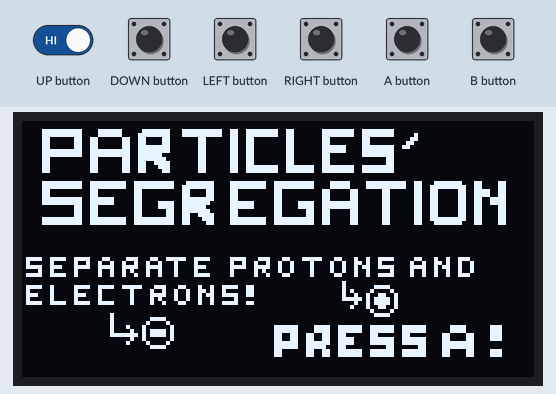
Simulated run of this sketch. Board: Arduboy, built with avr-gcc and run on an emulated ATmega32U4. On the bench: 128×64 one-colour display. The inputs (shaded band) are chosen by the test bench. Random numbers use the default seed unless the sketch sets one.

Above: at 1.2 s.
1.3 s: A button pressed for 0.15 s
At 1.51 s:
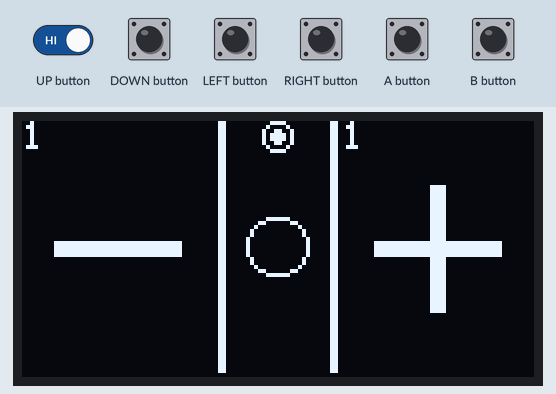
2.0 s: LEFT button pressed for 0.15 s
At 3.3 s:
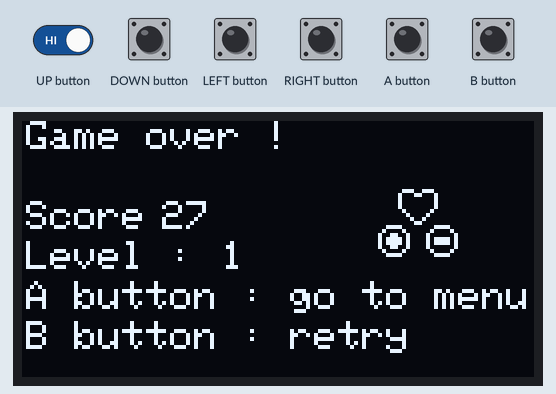
3.6 s: B button pressed for 0.15 s
At 4.13 s:
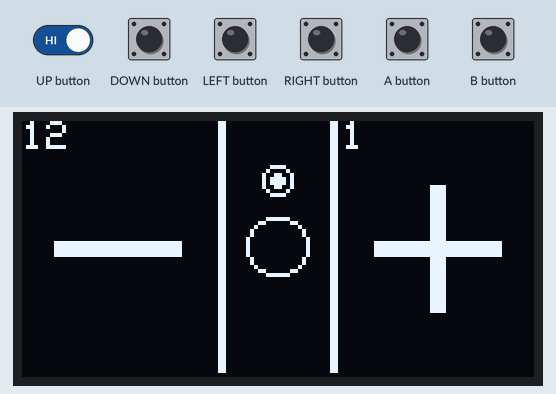
4.3 s: RIGHT button pressed for 0.15 s
At 4.78 s:
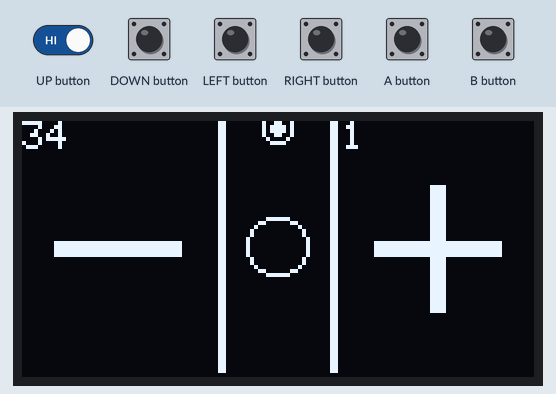
5.0 s: RIGHT button pressed for 1 s
At 7.9 s:
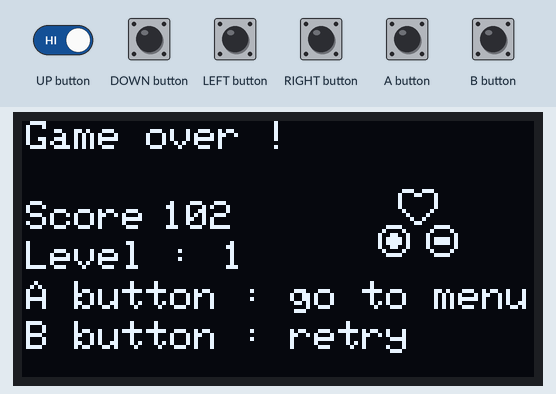
8.2 s: UP button driven LOW and B button driven LOW
At 9.05 s:
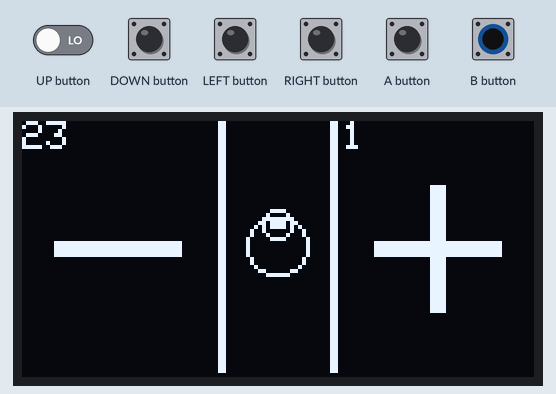
Timing chart, 0 to 11.2 s (numbered marks = the images above; inputs shaded):
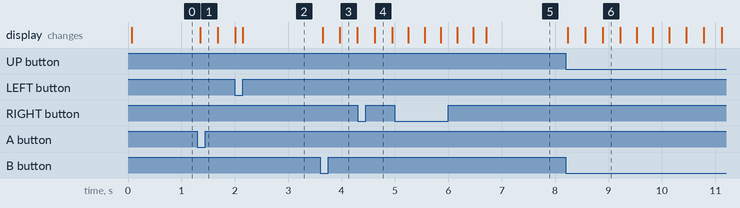

The sketch:

back_up_gjm.ino
```cpp
#include <Arduboy2.h>
#include "Particule.h"
#include "GameOver.h"
Arduboy2 arduboy; //Creation of the object arduboy
//Definition of minus, plus and bande sprites (setting)
const unsigned char minus[] PROGMEM=
{
  32, 32,
  0x00, 0x00, 0x00, 0x00, 0x00, 0x00, 0x00, 0x00, 0x00, 0x00, 0x00,
  0x00, 0x00, 0x00, 0x00, 0x00, 0x00, 0x00, 0x00, 0x00, 0x00, 0x00,
  0x00, 0x00, 0x00, 0x00, 0x00, 0x00, 0x00, 0x00, 0x00, 0x00, 0xc0,
  0xc0, 0xc0, 0xc0, 0xc0, 0xc0, 0xc0, 0xc0, 0xc0, 0xc0, 0xc0, 0xc0,
  0xc0, 0xc0, 0xc0, 0xc0, 0xc0, 0xc0, 0xc0, 0xc0, 0xc0, 0xc0, 0xc0,
  0xc0, 0xc0, 0xc0, 0xc0, 0xc0, 0xc0, 0xc0, 0xc0, 0xc0, 0x3, 0x3, 0x3,
  0x3, 0x3, 0x3, 0x3, 0x3, 0x3, 0x3, 0x3, 0x3, 0x3, 0x3, 0x3, 0x3, 0x3,
  0x3, 0x3, 0x3, 0x3, 0x3, 0x3, 0x3, 0x3, 0x3, 0x3, 0x3, 0x3, 0x3, 0x3,
  0x3, 0x00, 0x00, 0x00, 0x00, 0x00, 0x00, 0x00, 0x00, 0x00, 0x00, 0x00,
  0x00, 0x00, 0x00, 0x00, 0x00, 0x00, 0x00, 0x00, 0x00, 0x00, 0x00, 0x00,
  0x00, 0x00, 0x00, 0x00, 0x00, 0x00, 0x00, 0x00, 0x00,
  };
const unsigned char plus[] PROGMEM=
{
  32,32,
  0x00, 0x00, 0x00, 0x00, 0x00, 0x00, 0x00, 0x00, 0x00, 0x00, 0x00,
  0x00, 0x00, 0x00, 0xff, 0xff, 0xff, 0xff, 0x00, 0x00, 0x00, 0x00,
  0x00, 0x00, 0x00, 0x00, 0x00, 0x00, 0x00, 0x00, 0x00, 0x00, 0xc0,
  0xc0, 0xc0, 0xc0, 0xc0, 0xc0, 0xc0, 0xc0, 0xc0, 0xc0, 0xc0, 0xc0,
  0xc0, 0xc0, 0xff, 0xff, 0xff, 0xff, 0xc0, 0xc0, 0xc0, 0xc0, 0xc0,
  0xc0, 0xc0, 0xc0, 0xc0, 0xc0, 0xc0, 0xc0, 0xc0, 0xc0, 0x3, 0x3, 0x3,
  0x3, 0x3, 0x3, 0x3, 0x3, 0x3, 0x3, 0x3, 0x3, 0x3, 0x3, 0xff, 0xff,
  0xff, 0xff, 0x3, 0x3, 0x3, 0x3, 0x3, 0x3, 0x3, 0x3, 0x3, 0x3, 0x3,
  0x3, 0x3, 0x3, 0x00, 0x00, 0x00, 0x00, 0x00, 0x00, 0x00, 0x00, 0x00,
  0x00, 0x00, 0x00, 0x00, 0x00, 0xff, 0xff, 0xff, 0xff, 0x00, 0x00, 0x00,
  0x00, 0x00, 0x00, 0x00, 0x00, 0x00, 0x00, 0x00, 0x00, 0x00, 0x00,
};
const unsigned char bande[] PROGMEM=
{
 30,63,
 0xff, 0xff, 0x00, 0x00, 0x00, 0x00, 0x00, 0x00, 0x00, 0x00, 0x00, 0x00,
 0x00, 0x00, 0x00, 0x00, 0x00, 0x00, 0x00, 0x00, 0x00, 0x00, 0x00, 0x00,
 0x00, 0x00, 0x00, 0x00, 0xff, 0xff, 0xff, 0xff, 0x00, 0x00, 0x00, 0x00,
 0x00, 0x00, 0x00, 0x00, 0x00, 0x00, 0x00, 0x00, 0x00, 0x00, 0x00, 0x00,
 0x00, 0x00, 0x00, 0x00, 0x00, 0x00, 0x00, 0x00, 0x00, 0x00, 0xff, 0xff,
 0xff, 0xff, 0x00, 0x00, 0x00, 0x00, 0x00, 0x00, 0x00, 0x00, 0x00, 0x00,
 0x00, 0x00, 0x00, 0x00, 0x00, 0x00, 0x00, 0x00, 0x00, 0x00, 0x00, 0x00,
 0x00, 0x00, 0x00, 0x00, 0xff, 0xff, 0xff, 0xff, 0x00, 0x00, 0x00, 0x00,
 0x00, 0xe0, 0x18, 0x4, 0x2, 0x2, 0x1, 0x1, 0x1, 0x1, 0x1, 0x1, 0x2, 0x2,
 0x4, 0x18, 0xe0, 0x00, 0x00, 0x00, 0x00, 0x00, 0xff, 0xff, 0xff, 0xff,
 0x00, 0x00, 0x00, 0x00, 0x00, 0x3, 0xc, 0x10, 0x20, 0x20, 0x40, 0x40, 0x40,
 0x40, 0x40, 0x40, 0x20, 0x20, 0x10, 0xc, 0x3, 0x00, 0x00, 0x00, 0x00, 0x00,
 0xff, 0xff, 0xff, 0xff, 0x00, 0x00, 0x00, 0x00, 0x00, 0x00, 0x00, 0x00,
 0x00, 0x00, 0x00, 0x00, 0x00, 0x00, 0x00, 0x00, 0x00, 0x00, 0x00, 0x00,
 0x00, 0x00, 0x00, 0x00, 0x00, 0x00, 0xff, 0xff, 0xff, 0xff, 0x00, 0x00,
 0x00, 0x00, 0x00, 0x00, 0x00, 0x00, 0x00, 0x00, 0x00, 0x00, 0x00, 0x00,
 0x00, 0x00, 0x00, 0x00, 0x00, 0x00, 0x00, 0x00, 0x00, 0x00, 0x00, 0x00,
 0xff, 0xff, 0x7f, 0x7f, 0x00, 0x00, 0x00, 0x00, 0x00, 0x00, 0x00, 0x00,
 0x00, 0x00, 0x00, 0x00, 0x00, 0x00, 0x00, 0x00, 0x00, 0x00, 0x00, 0x00,
 0x00, 0x00, 0x00, 0x00, 0x00, 0x00, 0x7f, 0x7f,
};
//Definition of the Title Screen
const unsigned char TitleScreen[] PROGMEM=
{
  127,63,
  0x00, 0x00, 0x00, 0x00, 0x00, 0xfc, 0xfc, 0x8c, 0x8c, 0x8c, 0x8c, 0x8c, 0x8c, 0xfc, 0xfc, 0x00, 0x00, 0xf0, 0xf0, 0x8c, 0x8c, 0x8c, 0x8c, 0x8c, 0x8c, 0xf0, 0xf0, 0x00, 0x00, 0xf8, 0xfc, 0xcc, 0xcc, 0xcc, 0xcc, 0xfc, 0xfc, 0x00, 0x00, 0x00, 0xc, 0xc, 0xc, 0xc, 0xfc, 0xfc, 0xc, 0xc, 0xc, 0xc, 0x00, 0x00, 0xfc, 0xfc, 0x00, 0x00, 0xfc, 0xfc, 0xc, 0xc, 0xc, 0xc, 0xc, 0xc, 0x00, 0x00, 0xfc, 0xfc, 0x00, 0x00, 0x00, 0x00, 0x00, 0x00, 0x00, 0xfc, 0xfc, 0xcc, 0xcc, 0xcc, 0xcc, 0xc, 0xc, 0x00, 0x00, 0xfc, 0xfc, 0xcc, 0xcc, 0xcc, 0xcc, 0xcc, 0xcc, 0x00, 0x00, 0x40, 0x60, 0x30, 0x18, 0x00, 0x00, 0x00, 0x00, 0x00, 0x00, 0x00, 0x00, 0x00, 0x00, 0x00, 0x00, 0x00, 0x00, 0x00, 0x00, 0x00, 0x00, 0x00, 0x00, 0x00, 0x00, 0x00, 0x00, 0x00, 0x00, 0x00, 0x00, 0x00, 0x00, 0x00, 0x00, 0x00, 0x9f, 0x9f, 0x81, 0x81, 0x81, 0x81, 0x81, 0x81, 0x81, 0x81, 0x00, 0x00, 0x9f, 0x9f, 0x81, 0x81, 0x81, 0x81, 0x81, 0x81, 0x9f, 0x1f, 0x00, 0x80, 0x9f, 0x9f, 0x83, 0x83, 0x87, 0x8f, 0x9e, 0x9c, 0x80, 0x00, 0x00, 0x00, 0x80, 0x80, 0x80, 0x9f, 0x9f, 0x80, 0x80, 0x00, 0x00, 0x00, 0x00, 0x9f, 0x9f, 0x80, 0x80, 0x9f, 0x9f, 0x98, 0x98, 0x98, 0x18, 0x18, 0x98, 0x80, 0x80, 0x9f, 0x9f, 0x98, 0x98, 0x98, 0x98, 0x98, 0x00, 0x00, 0x1f, 0x1f, 0x98, 0x98, 0x98, 0x98, 0x98, 0x18, 0x00, 0x00, 0x19, 0x99, 0x99, 0x99, 0x99, 0x99, 0x9f, 0x9f, 0x80, 0x80, 0x80, 0x00, 0x00, 0x80, 0x80, 0x00, 0x00, 0x00, 0x80, 0x80, 0x80, 0x80, 0x80, 0x80, 0x80, 0x00, 0x00, 0x00, 0x80, 0x80, 0x00, 0x00, 0x00, 0x00, 0x80, 0x80, 0x00, 0x00, 0x00, 0x00, 0x00, 0x00, 0x00, 0x00, 0x00, 0x00, 0x00, 0x1f, 0x1f, 0x19, 0x19, 0x19, 0x19, 0x19, 0x19, 0xf9, 0xf9, 0x00, 0x00, 0xff, 0xff, 0x19, 0x19, 0x19, 0x19, 0x1, 0x1, 0x1, 0x00, 0x00, 0xff, 0xff, 0x1, 0x1, 0x1, 0x1, 0x31, 0x31, 0xf1, 0xf1, 0x00, 0x00, 0xff, 0xff, 0x79, 0x79, 0xf9, 0xf9, 0xdf, 0x8f, 0x00, 0x00, 0x00, 0x00, 0xff, 0xff, 0x31, 0x31, 0x31, 0x31, 0x1, 0x1, 0x1, 0x00, 0x00, 0xff, 0xff, 0x1, 0x1, 0x1, 0x1, 0x31, 0x31, 0xf1, 0xf1, 0x00, 0x00, 0xfe, 0xfe, 0x31, 0x31, 0x31, 0x31, 0x31, 0xfe, 0xfe, 0x00, 0x00, 0x1, 0x1, 0x1, 0x1, 0xff, 0xff, 0x1, 0x1, 0x1, 0x1, 0x00, 0x00, 0xff, 0xff, 0x00, 0x00, 0xff, 0xff, 0x1, 0x1, 0x1, 0x1, 0x1, 0xff, 0xff, 0x00, 0x00, 0xff, 0xff, 0x6, 0x6, 0x18, 0x18, 0xff, 0xff, 0x00, 0x00, 0x00, 0x00, 0x00, 0x00, 0x00, 0x00, 0x00, 0x00, 0x00, 0x3, 0x3, 0x3, 0x3, 0x3, 0x3, 0x3, 0x3, 0x3, 0x3, 0x00, 0x00, 0x3, 0x3, 0x3, 0x3, 0x3, 0x3, 0x3, 0x3, 0x3, 0x00, 0x00, 0x3, 0x3, 0x3, 0x3, 0x3, 0x3, 0x3, 0x3, 0x3, 0x3, 0x00, 0x00, 0x3, 0x3, 0x00, 0x00, 0x00, 0x1, 0x3, 0x3, 0x00, 0x00, 0x00, 0x00, 0x3, 0x3, 0x3, 0x3, 0x3, 0x3, 0x3, 0x3, 0x3, 0x00, 0x00, 0x3, 0x3, 0x3, 0x3, 0x3, 0x3, 0x3, 0x3, 0x3, 0x3, 0x00, 0x00, 0x3, 0x3, 0x00, 0x00, 0x00, 0x00, 0x00, 0x3, 0x3, 0x00, 0x00, 0x00, 0x00, 0x00, 0x00, 0x3, 0x3, 0x00, 0x00, 0x00, 0x00, 0x00, 0x00, 0x3, 0x3, 0x00, 0x00, 0x1, 0x3, 0x3, 0x3, 0x3, 0x3, 0x3, 0x3, 0x1, 0x00, 0x00, 0x3, 0x3, 0x00, 0x00, 0x00, 0x00, 0x3, 0x3, 0x00, 0x00, 0x00, 0x00, 0x00, 0x00, 0x00, 0x5c, 0x54, 0x54, 0x74, 0x00, 0x00, 0x7c, 0x54, 0x54, 0x44, 0x00, 0x00, 0x7c, 0x14, 0x14, 0x1c, 0x00, 0x00, 0x78, 0x14, 0x14, 0x78, 0x00, 0x00, 0x78, 0x14, 0x34, 0x5c, 0x00, 0x00, 0x78, 0x14, 0x14, 0x78, 0x00, 0x4, 0x4, 0x7c, 0x4, 0x4, 0x00, 0x00, 0x7c, 0x54, 0x54, 0x44, 0x00, 0x00, 0x00, 0x00, 0x00, 0x7c, 0x14, 0x14, 0x1c, 0x00, 0x00, 0x78, 0x14, 0x34, 0x5c, 0x00, 0x00, 0x38, 0x44, 0x44, 0x38, 0x00, 0x00, 0x4, 0x4, 0x7c, 0x4, 0x4, 0x00, 0x00, 0x38, 0x44, 0x44, 0x38, 0x00, 0x00, 0x7c, 0x8, 0x10, 0x7c, 0x00, 0x00, 0x5c, 0x54, 0x54, 0x74, 0x00, 0x00, 0x00, 0x00, 0x78, 0x14, 0x14, 0x78, 0x00, 0x00, 0x7c, 0x8, 0x10, 0x7c, 0x00, 0x00, 0x7c, 0x44, 0x44, 0x38, 0x00, 0x00, 0x00, 0x00, 0x00, 0x00, 0x00, 0x00, 0x00, 0x00, 0x00, 0x00, 0x00, 0x00, 0x00, 0x3e, 0x2a, 0x2a, 0x22, 0x00, 0x00, 0x3e, 0x20, 0x20, 0x20, 0x00, 0x00, 0x3e, 0x2a, 0x2a, 0x22, 0x00, 0x00, 0x3e, 0x22, 0x22, 0x22, 0x00, 0x00, 0x2, 0x2, 0x3e, 0x2, 0x2
  , 0x00, 0x00, 0x3c, 0xa, 0x1a, 0x2e, 0x00, 0x00, 0x1c, 0x22, 0x22, 0x1c, 0x00, 0x00, 0x3e, 0x4, 0x8, 0x3e, 0x00, 0x00, 0x2e, 0x2a, 0x2a, 0x3a, 0x00, 0x00, 0x2e, 0x2e, 0x00, 0x00, 0x00, 0x00, 0x00, 0x00, 0x00, 0x00, 0x00, 0x00, 0x00, 0x00, 0x00, 0x00, 0x00, 0x00, 0x00, 0x00, 0x00, 0x00, 0x00, 0x00, 0x1f, 0x10, 0x54, 0x38, 0x10, 0x00, 0x78, 0x84, 0x32, 0x7a, 0x7a, 0x32, 0x84, 0x78, 0x00, 0x00, 0x00, 0x00, 0x00, 0x00, 0x00, 0x00, 0x00, 0x00, 0x00, 0x00, 0x00, 0x00, 0x00, 0x00, 0x00, 0x00, 0x00, 0x00, 0x00, 0x00, 0x00, 0x00, 0x00, 0x00, 0x00, 0x00, 0x00, 0x00, 0x00, 0x00, 0x00, 0x00, 0x00, 0x00, 0x00, 0x00, 0x00, 0x00, 0x00, 0x00, 0x00, 0x00, 0x00, 0x00, 0x00, 0x00, 0x00, 0x00, 0x00, 0x00, 0x00, 0x00, 0x00, 0x3f, 0x20, 0x20, 0x20, 0xa8, 0x70, 0x20, 0x00, 0x78, 0x84, 0x32, 0x32, 0x32, 0x32, 0x84, 0x78, 0x00, 0x00, 0x00, 0x00, 0x00, 0x00, 0x00, 0x00, 0x00, 0x00, 0x00, 0x00, 0x00, 0x00, 0x00, 0x00, 0x00, 0x00, 0x00, 0x00, 0x00, 0x00, 0x00, 0x00, 0x00, 0xf8, 0xf8, 0x98, 0x98, 0xf8, 0xf8, 0x00, 0x00, 0xe0, 0xe0, 0x98, 0x98, 0xf8, 0xf8, 0x00, 0x00, 0xf8, 0xf8, 0xd8, 0xd8, 0x18, 0x18, 0x00, 0x00, 0xf8, 0xf9, 0xd9, 0xd9, 0xd9, 0xd8, 0x00, 0x00, 0xf8, 0xf8, 0xd8, 0xd8, 0xd8, 0xd8, 0x00, 0x00, 0x00, 0x00, 0xe0, 0xe0, 0x98, 0x98, 0x98, 0x98, 0xe0, 0xe0, 0x00, 0x00, 0x00, 0x00, 0x78, 0x78, 0x78, 0x00, 0x00, 0x00, 0x00, 0x00, 0x00, 0x00, 0x00, 0x00, 0x00, 0x00, 0x00, 0x00, 0x00, 0x00, 0x00, 0x00, 0x00, 0x00, 0x00, 0x00, 0x00, 0x00, 0x00, 0x00, 0x00, 0x00, 0x00, 0x00, 0x00, 0x00, 0x00, 0x00, 0x00, 0x00, 0x00, 0x00, 0x00, 0x00, 0x1, 0x1, 0x1, 0x1, 0x00, 0x00, 0x00, 0x00, 0x00, 0x00, 0x00, 0x00, 0x00, 0x00, 0x00, 0x00, 0x00, 0x00, 0x00, 0x00, 0x00, 0x00, 0x00, 0x00, 0x00, 0x00, 0x00, 0x00, 0x00, 0x00, 0x00, 0x7, 0x7, 0x1, 0x1, 0x1, 0x1, 0x00, 0x00, 0x7, 0x7, 0x1, 0x1, 0x7, 0x6, 0x00, 0x00, 0x7, 0x7, 0x6, 0x6, 0x6, 0x6, 0x00, 0x00, 0x6, 0x6, 0x6, 0x6, 0x7, 0x7, 0x00, 0x00, 0x6, 0x6, 0x6, 0x6, 0x7, 0x7, 0x00, 0x00, 0x00, 0x00, 0x7, 0x7, 0x1, 0x1, 0x1, 0x1, 0x7, 0x7, 0x00, 0x00, 0x00, 0x00, 0x6, 0x6, 0x6, 0x00, 0x00, 0x00, 0x00, 0x00, 0x00, 0x00,
};
//Definition of the cute drawing
const unsigned char GameOverdecor[] PROGMEM=
{
  20,20,
  0x00, 0x00, 0x00, 0x00, 0x00, 0x78, 0x84, 0x4, 0x4, 0x8, 0x8, 0x4, 0x4,
  0x84, 0x78, 0x00, 0x00, 0x00, 0x00, 0x00, 0xe0, 0x10, 0xc8, 0xe8, 0xe8,
  0xc8, 0x10, 0xe1, 0x2, 0x4, 0x4, 0x2, 0xe1, 0x10, 0xc8, 0xc8, 0xc8, 0xc8,
  0x10, 0xe0, 0x1, 0x2, 0x4, 0x5, 0x5, 0x4, 0x2, 0x1, 0x00, 0x00, 0x00,
  0x00,0x1, 0x2, 0x4, 0x4, 0x4, 0x4, 0x2, 0x1,
};
//Thunder's definition
const unsigned char thunder[] PROGMEM=
{
  20,20,
  0x00, 0x00, 0x00, 0x00, 0x00, 0x00, 0x00, 0x80, 0x40, 0x60, 0x20, 0x90, 0xc8,
  0xa8, 0x94, 0x8c, 0x00, 0x00, 0x00, 0x00, 0x00, 0x00, 0x00, 0x00, 0x00, 0xc2,
  0xa3, 0x9a, 0x46, 0x20, 0x10, 0x8, 0x8, 0x4, 0x2, 0x1, 0x00, 0x00, 0x00, 0x00,
  0x00, 0x00, 0x00, 0x00, 0x00, 0x00, 0x00, 0x00, 0x00, 0x00, 0x00, 0x00, 0x00,
  0x00, 0x00, 0x00, 0x00, 0x00, 0x00, 0x00,
};
//Particulesprite's definition
const unsigned char particulesprite[] PROGMEM=
{
  8,8,
  0x3c, 0x42, 0x99, 0x99, 0x99, 0x99, 0x42, 0x3c, 0x3c, 0x42, 0x99, 0xbd,
  0xbd, 0x99, 0x42, 0x3c,
};

int justpressed=0;
int gamestatus=0;
int level=1;
int count; //tells how many frames appeared
GameOver gameover; //Creating gameover
Particule particule1, particule2, particule3, particule4, particule5; //Creation of 5 particules

void reset() //Reset position fonction, level and count
{
  particule1.y=0;
  particule2.y=-35;
  particule3.y=-55;
  particule4.y=-75;
  particule5.y=-100;
  count=0;
  level=1;
}

void setup()
{
  arduboy.begin();
  arduboy.setFrameRate(50); //50 frames per second
  //Definition of particule2.y etc
  particule2.y=-35;
  particule3.y=-55;
  particule4.y=-75;
  particule5.y=-100;
}

void loop()
{
  if (!(arduboy.nextFrame()))
    return;
  arduboy.clear();


  switch(gamestatus){
    case 0: //Take care of the title screen
      Sprites::drawSelfMasked(0,0,TitleScreen,0);
      reset();
      if(arduboy.pressed(A_BUTTON) and justpressed == 0)
      {
        justpressed=1;
        gamestatus=1;
      }
      break;

    case 1://Take care of the core gameplay
      arduboy.clear();
      //Adds 1 to counter and print the number on screen and print level
      count++;
      arduboy.setCursor(0,0);
      arduboy.print(count);
      arduboy.setCursor(80,0);
      arduboy.print(level);

      //Bande, minus, plus are displayed
      Sprites::drawSelfMasked(49,0,bande,0);
      Sprites::drawSelfMasked(8,16,minus,0);
      Sprites::drawSelfMasked(127-32-7,16,plus,0);

      //Displaying particule1,2,3,4 and 5 !
      particule1.Draw(particulesprite);
      particule2.Draw(particulesprite);
      particule3.Draw(particulesprite);
      particule4.Draw(particulesprite);
      particule5.Draw(particulesprite);

      //These lines make the particles stop in the circle
      particule1.coordonnee();
      particule2.coordonnee();
      particule3.coordonnee();
      particule4.coordonnee();
      particule5.coordonnee();

      //Difficulty increasing !! Transitions !
      if(count==500)
      {
        particule1.y=-10;
        particule2.y=-40;
        particule3.y=-60;
        particule4.y=-80;
        particule5.y=-100;
        arduboy.clear();
        arduboy.setCursor(0,0);
        arduboy.print("Level 2 !");
        Sprites::drawSelfMasked(50,12,thunder,0);
        arduboy.display();
        delay(5000);
        level++;
      } else if (count==1000)
      {
        particule1.y=-10;
        particule2.y=-30;
        particule3.y=-50;
        particule4.y=-70;
        particule5.y=-90;
        arduboy.clear();
        arduboy.setCursor(0,0);
        arduboy.print("Level 3 !");
        Sprites::drawSelfMasked(50,12,thunder,0);
        arduboy.display();
        delay(5000);
        level++;
      } else if (count==1500)
      {
        particule1.y=-10;
        particule2.y=-20;
        particule3.y=-30;
        particule4.y=-40;
        particule5.y=-50;
        arduboy.clear();
        arduboy.setCursor(0,0);
        arduboy.print("Level 4 !");
        Sprites::drawSelfMasked(50,12,thunder,0);
        arduboy.display();
        delay(5000);
        level++;
      } else if (count==2000)
      {
        particule1.y=-5;
        particule2.y=-10;
        particule3.y=-15;
        particule4.y=-20;
        particule5.y=-25;
        arduboy.clear();
        arduboy.setCursor(0,0);
        arduboy.print("Last Level : 5 !");
        Sprites::drawSelfMasked(50,12,thunder,0);
        arduboy.display();
        delay(5000);
        level++;
      }
      //If two particles are in the circle, then DIE ! (yes, i do love optimization)
      if(particule1.y==32-5 and particule2.y==32-5 or particule1.y==32-5 and particule3.y==32-5 or particule1.y==32-5 and particule4.y==32-5 or particule1.y==32-5 and particule5.y==32-5 or particule2.y==32-5 and particule3.y==32-5 or particule2.y==32-5 and particule4.y==32-5 or particule2.y==32-5 and particule5.y==32-5 or particule3.y==32-5 and particule4.y==32-5 or particule3.y==32-5 and particule5.y==32-5 or particule4.y==32-5 and particule5.y==32-5){
        gamestatus=2;
        break;
      }

      //Verif of particule1
      if (particule1.Verif()==-1){
        gamestatus=2;
        break;
      }
      //Verif of particule2
      if (particule2.Verif()==-1){
        gamestatus=2;
        break;
      }
      //Verif of particule3
      if (particule3.Verif()==-1){
        gamestatus=2;
        break;
      }
      //Verif of particule4
      if (particule4.Verif()==-1){
        gamestatus=2;
        break;
      }
      //Verif of particule5
      if (particule5.Verif()==-1){
        gamestatus=2;
        break;
      }

      arduboy.display();
      break;

    case 2: //Take care of the Game Over Screen
      arduboy.clear();
      arduboy.setCursor(1,0);
      arduboy.print("Game over !");
      gameover.Draw(GameOverdecor);
      arduboy.setCursor(1,20);
      arduboy.print("Score :");
      arduboy.setCursor(35,20);
      arduboy.print(count);
      arduboy.setCursor(1,30);
      arduboy.print("Level :");
      arduboy.setCursor(50,30);
      arduboy.print(level);
      arduboy.setCursor(1,40);
      arduboy.print("A button : go to menu");
      arduboy.setCursor(1,50);
      arduboy.print("B button : retry");
      arduboy.display();
      if(arduboy.pressed(A_BUTTON) and justpressed == 0)
      {
        justpressed=1;
        gamestatus=0;
      }
      if(arduboy.pressed(B_BUTTON) and justpressed==0)
      {
        justpressed=1;
        gamestatus=1;
        reset();
      }
      break;
    }

  if(arduboy.notPressed(A_BUTTON))
  {
    justpressed = 0;
  }
  arduboy.display();
}
```

GameOver.h
```cpp
#ifndef GAMEOVER_H
#define GAMEOVER_H
#include <Arduboy2.h>

class GameOver {
  private:
  Arduboy2 arduboy;

  public:
    GameOver();
    ~GameOver();
    void Draw(const unsigned char*);
};


//Creator
GameOver::GameOver(){

}

//Destructor
GameOver::~GameOver(){
  delete this;
}

//~Draws~
void GameOver::Draw(const unsigned char* sprite){
  Sprites::drawSelfMasked(89,15,sprite,0);
}

#endif
```

Particule.h
```cpp
#ifndef PARTICULE_H
#define PARTICULE_H
#include <Arduboy2.h>

//Sommaire apparently
class Particule {
  private:
  int status; //Electron or proton ?
  Arduboy2 arduboy;


  public:
  Particule(); //Créateur
  ~Particule(); //Destructeur
  void Draw(const unsigned char*); //Fonction qui permet d'afficher la particule
  int y;
  int Getstatus();
  int Changestatus();
  int Verif();
  void coordonnee();
};


//Définition de l'apparition de la particule
Particule::Particule()
{
  status = random(0,2); // 0=- ; 1=+
}

//Définition du destructeur de la particule
Particule::~Particule()
{
  delete this; //Détruit la particule
}

//Définition de la fonction qui permet d'afficher la particule
void Particule::Draw(const unsigned char* sprite)
{
  Sprites::drawSelfMasked(64-4,y,sprite,status); //le status change le sprite (double sprite !)
}

//status is private
int Particule::Getstatus()
{
  return status;
}


int Particule::Changestatus()
{
  status = random(0,2);
}

//Verification fonction
int Particule::Verif()
{
  if(arduboy.pressed(LEFT_BUTTON) and y==32-5 and status==0){
    y=-100;
    Changestatus();
    return 0;
  } else if (arduboy.pressed(RIGHT_BUTTON) and y==32-5 and status==1){
    y=-100;
    Changestatus();
    return 0;
  } else if (y!=32-5){
    //Nothing happens
    return 0;
  } else if (y==32-5 and status==1 and arduboy.pressed(LEFT_BUTTON) or y==32-5 and status==0 and arduboy.pressed(RIGHT_BUTTON)){
    return -1;
  } else{
    return 0;
  }
}


void Particule::coordonnee()
{
  if (y<32-5)
  {
    y++;
  }
}


#endif
```

Measured:
- after the input at 1.3 s, the display: changes after 0.05 s (image 1)
- after the input at 3.6 s, the display: first changes at once (image 3 shows a later state)
- after the input at 8.2 s, the display: first changes at once (image 6 shows a later state)
